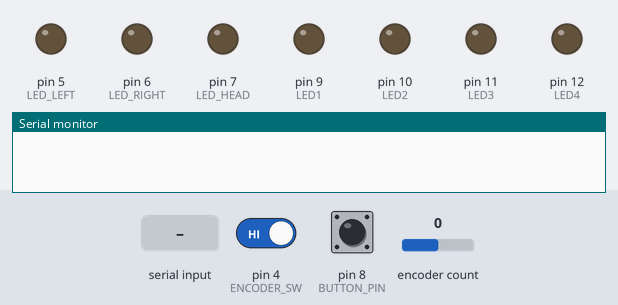
A sketch run on a simulated Arduino Uno, built with avr-gcc and run on an emulated ATmega328P. Parts: output pins drawn as LEDs (lit = HIGH), the last lines printed to the serial monitor. The test bench sets the inputs (shaded band); at power-on: encoder count 0, pin 4 (ENCODER_SW) HIGH, pin 8 (BUTTON_PIN) HIGH.

Above: at 1.2 s.
1.3 s: encoder count set to 1
At 2.4 s:
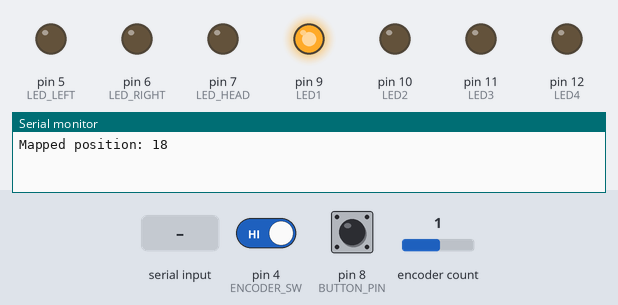
2.8 s: "Left\n" received over Serial
At 3.6 s:
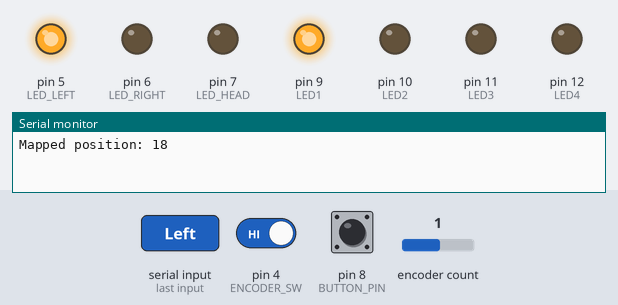
4.3 s: "Right\n" received over Serial
At 4.9 s:
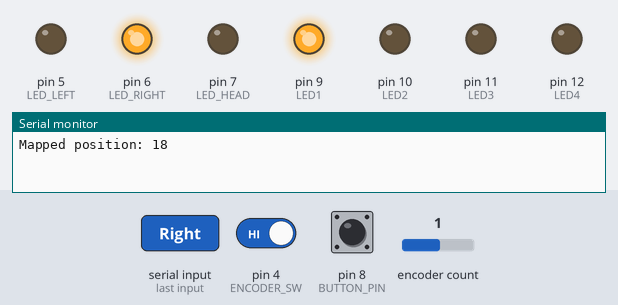
5.8 s: encoder count set to 5
At 6.1 s:
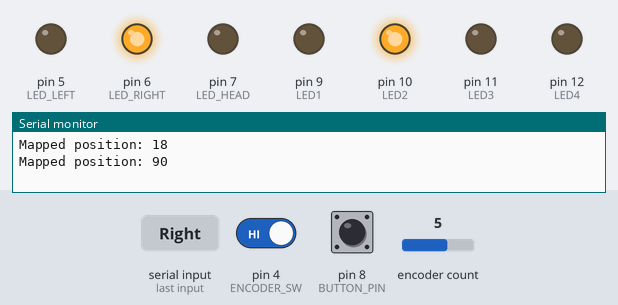
7.3 s: "Head\n" received over Serial
At 8.5 s:
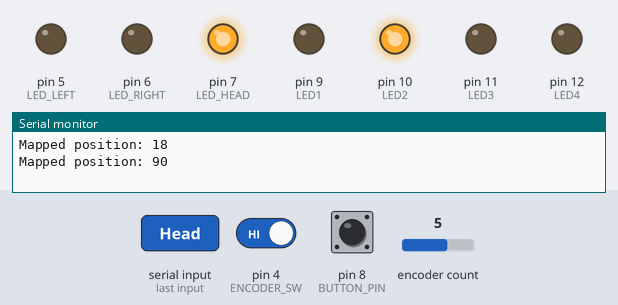
8.8 s: "1\n" received over Serial
At 9.7 s:
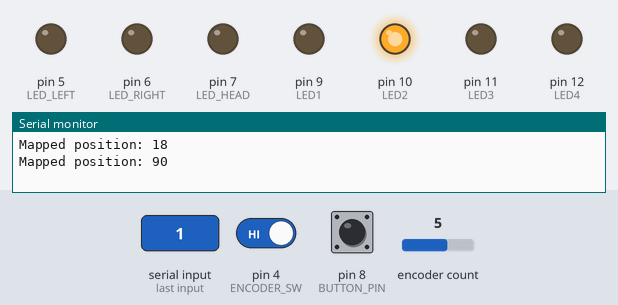
Timing chart, 0 to 11.3 s (numbered marks = the images above; inputs shaded):
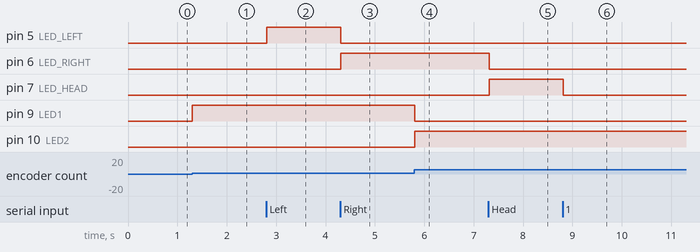

The sketch:

musiProduction.ino
```cpp
#include <Encoder.h>

// Pins for the rotary encoder
#define ENCODER_CLK 3
#define ENCODER_DT 2
#define ENCODER_SW 4  // Button pin for the rotary encoder

// LED pins for different genres
#define LED1 9  // Recording
#define LED2 10 // Bass
#define LED3 11 // Drums
#define LED4 12 // Guitar

#define LED_LEFT 5    // Left hand raised
#define LED_RIGHT 6   // Right hand raised
#define LED_HEAD 7    // Head nod up

#define BUTTON_PIN 8 // Button on breadboard for playing Both.mp3

Encoder myEncoder(ENCODER_CLK, ENCODER_DT);  // Initialize the encoder

long lastEncoderPos = 0;  // Track the last known position
int currentPos = 0;       // Current position mapped to 0-360
const int stepsPerRotation = 80;  // 80 steps for one full 360-degree rotation
const int maxPosition = 360;      // Full rotation count
bool buttonPressed = false;       // Flag to detect button press
int currentDecade = 0;            // Variable to store current decade
bool breadboardButtonPressed = false;  // Flag for breadboard button state

void setup() {
  Serial.begin(9600);  // Start the Serial Monitor for communication
  pinMode(ENCODER_SW, INPUT_PULLUP);  // Set encoder button as input with pull-up resistor
  pinMode(BUTTON_PIN, INPUT_PULLUP);  // Set breadboard button as input with pull-up resistor

  // Set LED pins as output
  pinMode(LED1, OUTPUT);
  pinMode(LED2, OUTPUT);
  pinMode(LED3, OUTPUT);
  pinMode(LED4, OUTPUT);
  pinMode(LED_LEFT, OUTPUT);
  pinMode(LED_RIGHT, OUTPUT);
  pinMode(LED_HEAD, OUTPUT);

  // Turn off all LEDs initially
  resetAllLEDs();
}

void resetAllLEDs() {
  // Turn off all LEDs
  digitalWrite(LED1, LOW);
  digitalWrite(LED2, LOW);
  digitalWrite(LED3, LOW);
  digitalWrite(LED4, LOW);
  digitalWrite(LED_LEFT, LOW);
  digitalWrite(LED_RIGHT, LOW);
  digitalWrite(LED_HEAD, LOW);
}

void lightUpLED(int activeLED) {
  // Turn off all LEDs first
  digitalWrite(9, LOW);  // Turn off LED9
  digitalWrite(10, LOW); // Turn off LED10
  digitalWrite(11, LOW); // Turn off LED11
  digitalWrite(12, LOW); // Turn off LED12

  // Turn on the specified LED
  digitalWrite(activeLED, HIGH);
}

void controlGestureLED(const char* gesture) {
  // Turn off all gesture LEDs
  digitalWrite(LED_LEFT, LOW);
  digitalWrite(LED_RIGHT, LOW);
  digitalWrite(LED_HEAD, LOW);

  // Turn on the corresponding LED
  if (strcmp(gesture, "Left") == 0) {
    digitalWrite(LED_LEFT, HIGH);
  } else if (strcmp(gesture, "Right") == 0) {
    digitalWrite(LED_RIGHT, HIGH);
  } else if (strcmp(gesture, "Head") == 0) {
    digitalWrite(LED_HEAD, HIGH);
  }
}

void loop() {
  long newPos = myEncoder.read();  // Read the current encoder position

  // Check if the encoder position has changed
  if (newPos != lastEncoderPos) {
    long stepChange = newPos - lastEncoderPos;
    currentPos += (stepChange * maxPosition) / stepsPerRotation;

    if (currentPos >= maxPosition) currentPos = 0;
    else if (currentPos < 0) currentPos = maxPosition;

    if (currentPos >= 0 && currentPos < 90) {
      currentDecade = 0;  // 1980s
      lightUpLED(9);
    } else if (currentPos >= 90 && currentPos < 180) {
      currentDecade = 1;  // 1990s
      lightUpLED(10);
    } else if (currentPos >= 180 && currentPos < 270) {
      currentDecade = 2;  // 2000s
      lightUpLED(11);
    } else if (currentPos >= 270 && currentPos < 360) {
      currentDecade = 3;  // 2010s
      lightUpLED(12);
    }

    lastEncoderPos = newPos;
    Serial.print("Mapped position: ");
    Serial.println(currentPos);
  }

  // Check if the encoder button is pressed
  if (digitalRead(ENCODER_SW) == LOW && !buttonPressed) {
    buttonPressed = true;

    // Send the current decade only when the button is pressed
    if (currentDecade == 0) {
      Serial.println("Recording");
    } else if (currentDecade == 1) {
      Serial.println("Bass");
    } else if (currentDecade == 2) {
      Serial.println("Drums");
    } else if (currentDecade == 3) {
      Serial.println("Guitars");
    }
  } else if (digitalRead(ENCODER_SW) == HIGH) {
    buttonPressed = false;
  }

  // Read from the serial port (gesture commands from Python)
  if (Serial.available() > 0) {
    String command = Serial.readStringUntil('\n');
    command.trim();
    controlGestureLED(command.c_str());
  }

  // Check if the breadboard button is pressed
  if (digitalRead(BUTTON_PIN) == LOW && !breadboardButtonPressed) {
    breadboardButtonPressed = true;
    Serial.println("Both");  // Send 'Both' to Python
  } else if (digitalRead(BUTTON_PIN) == HIGH) {
    breadboardButtonPressed = false;
  }

  delay(100);  // Small delay for readability
}
```

Measured:
- after the input at 1.3 s, pin 9 (LED1): LOW → HIGH at once
- after the input at 2.8 s, pin 5 (LED_LEFT): LOW → HIGH at once
- after the input at 4.3 s, pin 5 (LED_LEFT): HIGH → LOW at once; pin 6 (LED_RIGHT): LOW → HIGH at once
- after the input at 5.8 s, pin 9 (LED1): HIGH → LOW at once; pin 10 (LED2): LOW → HIGH at once
- after the input at 7.3 s, pin 6 (LED_RIGHT): HIGH → LOW at once; pin 7 (LED_HEAD): LOW → HIGH at once
- after the input at 8.8 s, pin 7 (LED_HEAD): HIGH → LOW at once
